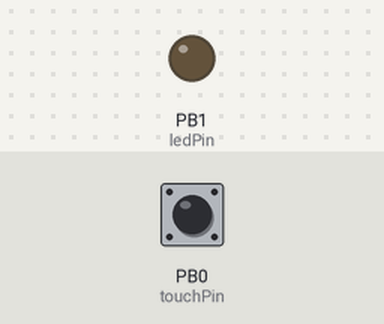
A sketch run on a simulated ATtiny85, built with avr-gcc and run on an emulated ATtiny85. On the bench: output pins drawn as LEDs (lit = HIGH). Inputs (shaded band) come from the test bench; at power-on: PB0 (touchPin) LOW.

Above: at 1.2 s.
1.3 s: PB0 (touchPin) pulled HIGH for 0.15 s
At 1.46 s:
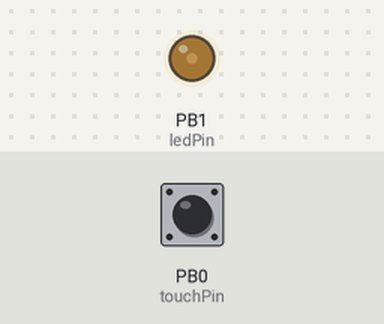
At 2.06 s:
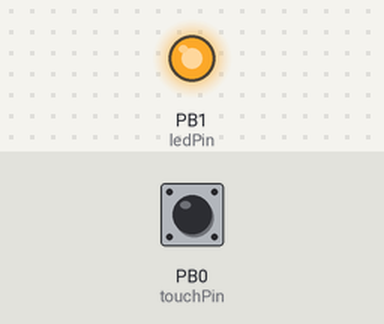
3.7 s: PB0 (touchPin) pulled HIGH for 1 s
At 4.16 s:
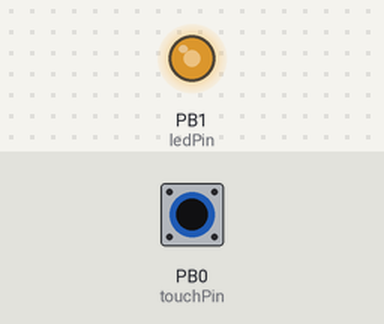
Timing chart, 0 to 7.1 s (numbered marks = the images above; inputs shaded):
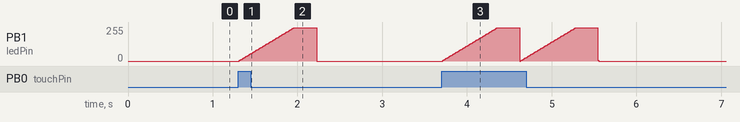

Measured:
- after the input at 1.3 s, PB1 (ledPin): rises from 0/255 to 250/255 in 0.64 s, then falls to 0/255 in 0.27 s

The sketch:

pwd.ino
```cpp
#include <DigiKeyboard.h>
#define ledPin 1
#define touchPin 0

void setup() {
  pinMode(ledPin, OUTPUT);
  pinMode(touchPin, INPUT);
  pinMode(2, INPUT);
  DigiKeyboard.sendKeyStroke(0);
}

void loop() {
  int type = 0;
  if (digitalRead(touchPin)) {
    while (true) {
      if (fade(700, 5, 300)) {
        type++;
      } else {
        typePwd(type);
        digitalWrite(ledPin, LOW);
        break;
      }
    }
  }
}

void typePwd(int type) {
  DigiKeyboard.sendKeyStroke(0);
  switch (type) {
        case 1:
          DigiKeyboard.print("pwd1");
          break;
        case 2:
          DigiKeyboard.print("pwd2");
          break;
        case 3:
          DigiKeyboard.print("pwd3");
          break;
    default:
      DigiKeyboard.sendKeyStroke(type);
  }
  DigiKeyboard.sendKeyStroke(KEY_ENTER);
}

int fade(unsigned int stime, int creament, int etime) {
  for (byte value = 0 ; value < 255; value += creament) {
    analogWrite(ledPin, value);
    delay(stime / (255 / creament));
  }
  int touch = digitalRead(touchPin);
  for (byte value = 255; value > 0; value -= creament) {
    analogWrite(ledPin, value);
    delay(etime / (255 / creament));
  }
  return touch;
}
```
